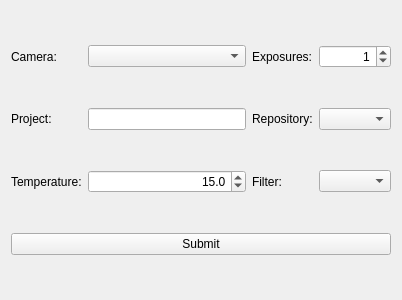
<?xml version="1.0" encoding="UTF-8"?>
<ui version="4.0">
 <class>snowgui::tasksubmissionwidget</class>
 <widget class="QWidget" name="snowgui::tasksubmissionwidget">
  <property name="geometry">
   <rect>
    <x>0</x>
    <y>0</y>
    <width>402</width>
    <height>300</height>
   </rect>
  </property>
  <property name="windowTitle">
   <string>Form</string>
  </property>
  <layout class="QGridLayout" name="gridLayout">
   <item row="3" column="0">
    <widget class="QLabel" name="temperatureLabel">
     <property name="text">
      <string>Temperature:</string>
     </property>
    </widget>
   </item>
   <item row="6" column="0" colspan="4">
    <widget class="QPushButton" name="submitButton">
     <property name="text">
      <string>Submit</string>
     </property>
    </widget>
   </item>
   <item row="3" column="1">
    <widget class="QDoubleSpinBox" name="temperatureBox">
     <property name="alignment">
      <set>Qt::AlignRight|Qt::AlignTrailing|Qt::AlignVCenter</set>
     </property>
     <property name="decimals">
      <number>1</number>
     </property>
     <property name="minimum">
      <double>-40.000000000000000</double>
     </property>
     <property name="maximum">
      <double>30.000000000000000</double>
     </property>
     <property name="value">
      <double>15.000000000000000</double>
     </property>
    </widget>
   </item>
   <item row="3" column="2">
    <widget class="QLabel" name="filterLabel">
     <property name="text">
      <string>Filter:</string>
     </property>
    </widget>
   </item>
   <item row="0" column="1">
    <widget class="QComboBox" name="cameraBox"/>
   </item>
   <item row="0" column="0">
    <widget class="QLabel" name="cameraLabel">
     <property name="text">
      <string>Camera:</string>
     </property>
    </widget>
   </item>
   <item row="3" column="3">
    <widget class="QComboBox" name="filterBox"/>
   </item>
   <item row="0" column="2">
    <widget class="QLabel" name="exposuresLabel">
     <property name="text">
      <string>Exposures:</string>
     </property>
    </widget>
   </item>
   <item row="0" column="3">
    <widget class="QSpinBox" name="exposuresBox">
     <property name="alignment">
      <set>Qt::AlignRight|Qt::AlignTrailing|Qt::AlignVCenter</set>
     </property>
     <property name="value">
      <number>1</number>
     </property>
    </widget>
   </item>
   <item row="1" column="3">
    <widget class="QComboBox" name="repositoryBox"/>
   </item>
   <item row="1" column="2">
    <widget class="QLabel" name="repositoryLabel">
     <property name="text">
      <string>Repository:</string>
     </property>
    </widget>
   </item>
   <item row="1" column="0">
    <widget class="QLabel" name="projectLabel">
     <property name="text">
      <string>Project:</string>
     </property>
    </widget>
   </item>
   <item row="1" column="1">
    <widget class="QLineEdit" name="projectField"/>
   </item>
  </layout>
 </widget>
 <resources/>
 <connections/>
</ui>
